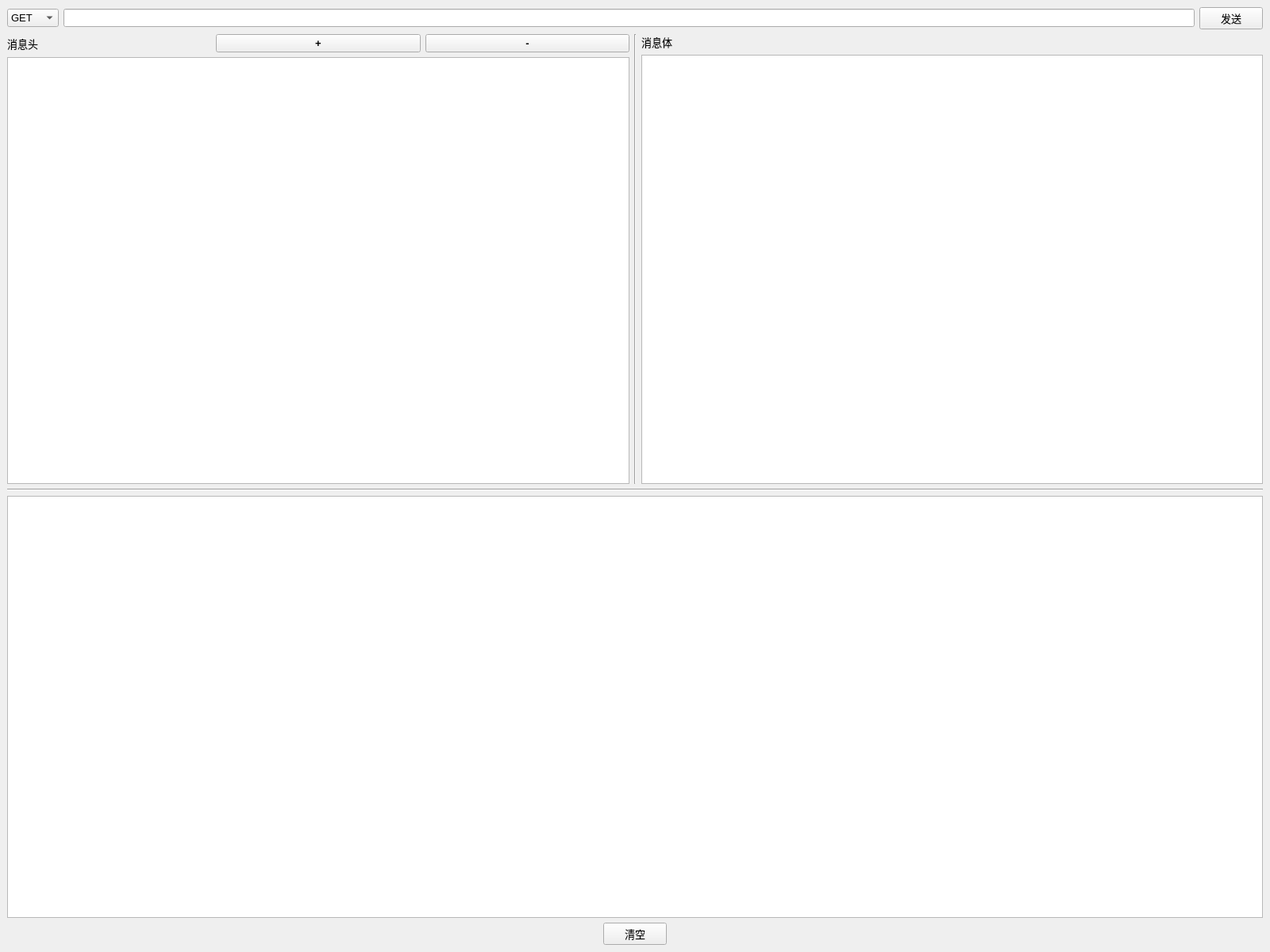
<?xml version="1.0" encoding="UTF-8"?>
<ui version="4.0">
 <class>MainWindow</class>
 <widget class="QMainWindow" name="MainWindow">
  <property name="geometry">
   <rect>
    <x>0</x>
    <y>0</y>
    <width>1600</width>
    <height>1200</height>
   </rect>
  </property>
  <property name="windowTitle">
   <string>MainWindow</string>
  </property>
  <widget class="QWidget" name="centralwidget">
   <layout class="QVBoxLayout" name="verticalLayout" stretch="0,0,0,0">
    <item>
     <widget class="QWidget" name="widgetReq" native="true">
      <property name="font">
       <font>
        <family>Microsoft YaHei UI</family>
        <pointsize>10</pointsize>
       </font>
      </property>
      <layout class="QHBoxLayout" name="horizontalLayout">
       <property name="leftMargin">
        <number>0</number>
       </property>
       <property name="topMargin">
        <number>0</number>
       </property>
       <property name="rightMargin">
        <number>0</number>
       </property>
       <property name="bottomMargin">
        <number>0</number>
       </property>
       <item>
        <widget class="QComboBox" name="comboMethod">
         <property name="font">
          <font>
           <family>Microsoft YaHei UI</family>
           <pointsize>10</pointsize>
          </font>
         </property>
         <property name="currentText">
          <string>GET</string>
         </property>
         <property name="currentIndex">
          <number>0</number>
         </property>
         <item>
          <property name="text">
           <string>GET</string>
          </property>
         </item>
         <item>
          <property name="text">
           <string>POST</string>
          </property>
         </item>
        </widget>
       </item>
       <item>
        <widget class="QLineEdit" name="textURL">
         <property name="sizePolicy">
          <sizepolicy hsizetype="Expanding" vsizetype="Fixed">
           <horstretch>0</horstretch>
           <verstretch>0</verstretch>
          </sizepolicy>
         </property>
         <property name="font">
          <font>
           <family>Microsoft YaHei UI</family>
           <pointsize>10</pointsize>
          </font>
         </property>
        </widget>
       </item>
       <item>
        <widget class="QPushButton" name="btnSend">
         <property name="font">
          <font>
           <family>Microsoft YaHei UI</family>
           <pointsize>10</pointsize>
          </font>
         </property>
         <property name="text">
          <string>发送</string>
         </property>
        </widget>
       </item>
      </layout>
     </widget>
    </item>
    <item>
     <widget class="QWidget" name="widgetPayload" native="true">
      <property name="font">
       <font>
        <family>Microsoft YaHei UI</family>
        <pointsize>10</pointsize>
       </font>
      </property>
      <layout class="QHBoxLayout" name="horizontalLayout_2">
       <property name="leftMargin">
        <number>0</number>
       </property>
       <property name="topMargin">
        <number>0</number>
       </property>
       <property name="rightMargin">
        <number>0</number>
       </property>
       <property name="bottomMargin">
        <number>0</number>
       </property>
       <item>
        <widget class="QWidget" name="widgetHeader" native="true">
         <property name="font">
          <font>
           <family>Microsoft YaHei UI</family>
           <pointsize>10</pointsize>
          </font>
         </property>
         <layout class="QVBoxLayout" name="verticalLayout_3">
          <property name="leftMargin">
           <number>0</number>
          </property>
          <property name="topMargin">
           <number>0</number>
          </property>
          <property name="rightMargin">
           <number>0</number>
          </property>
          <property name="bottomMargin">
           <number>0</number>
          </property>
          <item>
           <layout class="QHBoxLayout" name="Toolbar">
            <item>
             <widget class="QLabel" name="lblHeader">
              <property name="font">
               <font>
                <family>Microsoft YaHei UI</family>
                <pointsize>10</pointsize>
               </font>
              </property>
              <property name="text">
               <string>消息头</string>
              </property>
             </widget>
            </item>
            <item>
             <widget class="QPushButton" name="btnAdd">
              <property name="font">
               <font>
                <family>Microsoft YaHei UI</family>
                <pointsize>10</pointsize>
                <weight>75</weight>
                <bold>true</bold>
               </font>
              </property>
              <property name="text">
               <string>+</string>
              </property>
             </widget>
            </item>
            <item>
             <widget class="QPushButton" name="btnRemove">
              <property name="font">
               <font>
                <family>Microsoft YaHei UI</family>
                <pointsize>10</pointsize>
                <weight>75</weight>
                <bold>true</bold>
               </font>
              </property>
              <property name="text">
               <string>-</string>
              </property>
             </widget>
            </item>
           </layout>
          </item>
          <item>
           <widget class="QTableView" name="table">
            <property name="sizePolicy">
             <sizepolicy hsizetype="Preferred" vsizetype="Expanding">
              <horstretch>0</horstretch>
              <verstretch>0</verstretch>
             </sizepolicy>
            </property>
            <property name="font">
             <font>
              <family>Microsoft YaHei UI</family>
              <pointsize>10</pointsize>
             </font>
            </property>
            <property name="selectionBehavior">
             <enum>QAbstractItemView::SelectRows</enum>
            </property>
            <property name="textElideMode">
             <enum>Qt::ElideLeft</enum>
            </property>
            <property name="verticalScrollMode">
             <enum>QAbstractItemView::ScrollPerPixel</enum>
            </property>
            <property name="horizontalScrollMode">
             <enum>QAbstractItemView::ScrollPerPixel</enum>
            </property>
           </widget>
          </item>
         </layout>
        </widget>
       </item>
       <item>
        <widget class="Line" name="line_2">
         <property name="font">
          <font>
           <family>Microsoft YaHei UI</family>
           <pointsize>10</pointsize>
          </font>
         </property>
         <property name="orientation">
          <enum>Qt::Vertical</enum>
         </property>
        </widget>
       </item>
       <item>
        <widget class="QWidget" name="widgetBody" native="true">
         <property name="font">
          <font>
           <family>Microsoft YaHei UI</family>
           <pointsize>10</pointsize>
          </font>
         </property>
         <layout class="QVBoxLayout" name="verticalLayout_2">
          <property name="leftMargin">
           <number>0</number>
          </property>
          <property name="topMargin">
           <number>0</number>
          </property>
          <property name="rightMargin">
           <number>0</number>
          </property>
          <property name="bottomMargin">
           <number>0</number>
          </property>
          <item>
           <widget class="QLabel" name="lblBody">
            <property name="font">
             <font>
              <family>Microsoft YaHei UI</family>
              <pointsize>10</pointsize>
             </font>
            </property>
            <property name="text">
             <string>消息体</string>
            </property>
           </widget>
          </item>
          <item>
           <widget class="QTextEdit" name="textBody">
            <property name="sizePolicy">
             <sizepolicy hsizetype="Preferred" vsizetype="Expanding">
              <horstretch>0</horstretch>
              <verstretch>0</verstretch>
             </sizepolicy>
            </property>
            <property name="font">
             <font>
              <family>Microsoft YaHei UI</family>
              <pointsize>10</pointsize>
             </font>
            </property>
           </widget>
          </item>
         </layout>
        </widget>
       </item>
      </layout>
     </widget>
    </item>
    <item>
     <widget class="Line" name="line_1">
      <property name="font">
       <font>
        <family>Microsoft YaHei UI</family>
        <pointsize>10</pointsize>
       </font>
      </property>
      <property name="orientation">
       <enum>Qt::Horizontal</enum>
      </property>
     </widget>
    </item>
    <item>
     <widget class="QWidget" name="widgetRes" native="true">
      <property name="font">
       <font>
        <family>Microsoft YaHei UI</family>
        <pointsize>10</pointsize>
       </font>
      </property>
      <layout class="QVBoxLayout" name="verticalLayout_4">
       <property name="leftMargin">
        <number>0</number>
       </property>
       <property name="topMargin">
        <number>0</number>
       </property>
       <property name="rightMargin">
        <number>0</number>
       </property>
       <property name="bottomMargin">
        <number>0</number>
       </property>
       <item>
        <widget class="QTextEdit" name="textResp">
         <property name="enabled">
          <bool>true</bool>
         </property>
         <property name="sizePolicy">
          <sizepolicy hsizetype="Expanding" vsizetype="Expanding">
           <horstretch>0</horstretch>
           <verstretch>0</verstretch>
          </sizepolicy>
         </property>
         <property name="font">
          <font>
           <family>Microsoft YaHei UI</family>
           <pointsize>10</pointsize>
          </font>
         </property>
         <property name="tabletTracking">
          <bool>true</bool>
         </property>
         <property name="readOnly">
          <bool>true</bool>
         </property>
        </widget>
       </item>
       <item alignment="Qt::AlignHCenter">
        <widget class="QPushButton" name="btnClear">
         <property name="enabled">
          <bool>true</bool>
         </property>
         <property name="sizePolicy">
          <sizepolicy hsizetype="Fixed" vsizetype="Fixed">
           <horstretch>0</horstretch>
           <verstretch>0</verstretch>
          </sizepolicy>
         </property>
         <property name="font">
          <font>
           <family>Microsoft YaHei UI</family>
           <pointsize>10</pointsize>
          </font>
         </property>
         <property name="text">
          <string>清空</string>
         </property>
        </widget>
       </item>
      </layout>
     </widget>
    </item>
   </layout>
  </widget>
 </widget>
 <resources/>
 <connections/>
</ui>
